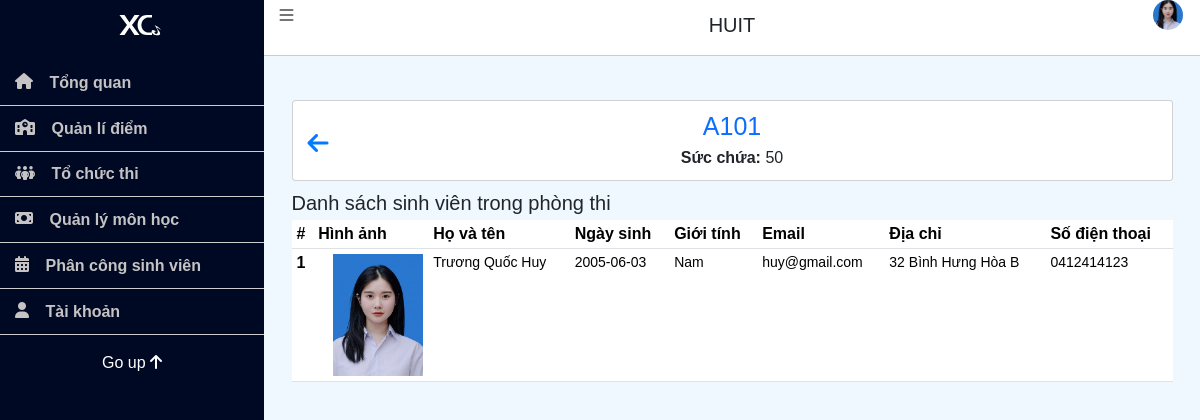
The page /Admin/index.php?page=DetailExamRoom&id=1 (signed in) on the database its author committed.
### tables this page shows
CREATE TABLE `images` (
  `ImageID` int NOT NULL,
  `Urls` text,
  `Comments` text,
  `UserID` int DEFAULT NULL
);

CREATE TABLE `examroom` (
  `room_id` int NOT NULL,
  `room_name` varchar(155) NOT NULL,
  `capacity` int NOT NULL
);

CREATE TABLE `examscheduledetail` (
  `Exam_ID` int NOT NULL,
  `StudentID` int NOT NULL,
  `room_id` int NOT NULL
);

CREATE TABLE `users` (
  `UserID` int NOT NULL,
  `FullName` text,
  `Email` varchar(50) DEFAULT NULL,
  `Address` varchar(255) DEFAULT NULL,
  `Phone` varchar(12) DEFAULT NULL,
  `Username` varchar(255) DEFAULT NULL,
  `Password` varchar(255) DEFAULT NULL,
  `Role` varchar(20) DEFAULT NULL,
  `DateOfBirth` date DEFAULT NULL,
  `Gender` varchar(50) DEFAULT NULL
);

### Library/Db.class.php (called while the page is built, shortened)
<?php
class Db
{
    public  $conn = null;
    function __construct()
    {
        try {
            $this->conn = new PDO('mysql:host=' . HOST_DB . ';dbname=' . DB, USER_DB, PASS_DB);
            $this->conn->query('set names utf8');
        } catch (PDOException $e) {
            echo 'ERROR';
            exit;
        }
    }
    function selectQuery($sql, $arr = array())
    {
        $stm = $this->conn->prepare($sql);
        $stm->execute($arr);
        return $stm->fetchAll(PDO::FETCH_ASSOC);
    }
}

### Model/User.php (called while the page is built, shortened)
<?php
class User extends Db{
    public function getUserById($userId) {
        $sql = "SELECT users.*, i.Urls AS ImageURL
                FROM users
                INNER JOIN images i ON users.UserID = i.UserID
                WHERE users.UserID = :userId";
        $params = array(':userId' => $userId);
        return $this->selectQuery($sql, $params);
    }
}
?>

### Model/ExamRoom.php (called while the page is built, shortened)
<?php
class ExamRoom extends Db {
    public function getRoomById($roomId) {
        $sql = "SELECT room_id, room_name, capacity FROM examroom WHERE room_id = :roomId";
        $params = array(':roomId' => $roomId);
        return $this->selectQuery($sql, $params);
    }
}
?>

### Model/Student.php (called while the page is built, shortened)
<?php
require_once BASE_PATH . '/Library/Db.class.php';
class Student extends Db {
    public function getStudentsByRoomId($roomId) {
        $sql = "SELECT esd.*,u.*,i.Urls
                FROM student s
                JOIN examscheduledetail esd ON s.StudentID = esd.StudentID
                JOIN users u ON u.UserID = s.UserID
                JOIN images i ON i.UserID = u.UserID
                WHERE esd.room_id = :roomId";
        $params = array(':roomId' => $roomId);
        return $this->selectQuery($sql, $params);
    }
}
?>

### Admin/pages/DetailExamRoom.php (the view, shortened to what this page needs)
<?php
include_once '../Model/ExamRoom.php';
include_once '../Model/Student.php';
if(isset($_GET['id']) && !empty($_GET['id'])) {
    $roomId = $_GET['id'];
    $examRoomController = new ExamRoom();
    $room = $examRoomController->getRoomById($roomId);
    if($room) {
        $studentController = new Student();
        $students = $studentController->getStudentsByRoomId($roomId);
    } else {
        header("Location: listRooms.php");
        exit();
    }
} else {
    header("Location: listRooms.php");
    exit();
}
?>
<div class="container mt-5">
    <div class="card mb-3">
        <a href="?page=select_schedule" class="back-btn"><i class="fa-solid fa-arrow-left"></i></a>
        <div class="card-body">
            <h1 class="card-title font-weight-bold text-primary"><?php echo $room[0]['room_name']; ?></h1>
            <p class="card-text"><strong>Sức chứa:</strong> <?php echo $room[0]['capacity']; ?></p>
        </div>
    </div>
    <h2>Danh sách sinh viên trong phòng thi</h2>
    <table class="table">
        <thead>
            <tr>
                <th scope="col">#</th>
                <th scope="col">Hình ảnh</th>
                <th scope="col">Họ và tên</th>
                <th scope="col">Ngày sinh</th>
                <th scope="col">Giới tính</th>
                <th scope="col">Email</th>
                <th scope="col">Địa chỉ</th>
                <th scope="col">Số điện thoại</th>
            </tr>
        </thead>
        <tbody>
            <?php foreach ($students as $key => $student): ?>
            <tr>
                <th scope="row"><?php echo $key + 1; ?></th>
                <td><img class="student-image" src="../img/<?php echo $student['Urls']; ?>" alt="Hình ảnh sinh viên"></td>
                <td><?php echo $student['FullName']; ?></td>
                <td><?php echo $student['DateOfBirth']; ?></td>
                <td><?php echo $student['Gender']; ?></td>
                <td><?php echo $student['Email']; ?></td>
                <td><?php echo $student['Address']; ?></td>
                <td><?php echo $student['Phone']; ?></td>
            </tr>
            <?php endforeach; ?>
        </tbody>
    </table>
</div>

### Admin/index.php (shortened to what this page needs)
<?php
include_once '../Library/Db.class.php';
?>
<?php
$page = isset($_GET['page']) ? $_GET['page'] : 'list_supervisor';
$path = "./pages/{$page}.php";
if (file_exists($path)) {
    if ($page !== 'saveGrades' && $page !== 'get_exam_rooms'&& $page !== 'add_section'&& $page !== 'get_sections' && $page !== 'xl_create_exam') {
?>
        <div class="wrapper">
            <div id="sidebar">
                <?php
                include './includes/navbar.php';
                ?>
            </div>
            <div class="main">
                <?php
                include './includes/header.php';
                ?>
                <?php
                echo '<div class="main-content">';
                require "{$path}";
                echo '</div>';
                ?>
            </div>
        </div>
<?php
    } else {
        $callFooter = false;
        require "{$path}";
    }
} else {
    require "./pages/404.php";
}
?>

### Admin/includes/navbar.php (shortened to what this page needs)
<div class="taskbar">
    <div class="logo header-item">
        <a href="#">
        </a>
    </div>
    <ul class="list-group" id="taskbar-list">
        <li class="nav-item">
            <a href="" title="" class="nav-link nav-toggle">
                <span class="fa-solid fa-house"></span>
                <span class="title">Tổng quan</span>
            </a>
        </li>
        <li class="nav-item">
            <a href="" title="" class="nav-link nav-toggle">
                <span class="fa-solid fa-school"></span>
                <span class="title">Quản lí điểm</span>
            </a>
        </li>
        <li class="nav-item">
            <a href="" title="" class="nav-link nav-toggle">
                <span class="fa-solid fa-people-group"></span>
                <span class="title">Tổ chức thi</span>
            </a>
        </li>
        <li class="nav-item">
            <a href="" title="" class="nav-link nav-toggle">
                <span class="fa-solid fa-money-bill"></span>
                <span class="title">Quản lý môn học</span>
            </a>
        </li>
        <li class="nav-item">
            <a href="" title="" class="nav-link nav-toggle">
                <span class="fa-solid fa-calendar-days"></span>
                <span class="title">Phân công sinh viên</span>
            </a>
        </li>
        <li class="nav-item">
            <a href="" title="" class="nav-link nav-toggle">
                <span class="fa-solid fa-user"></span>
                <span class="title">Tài khoản</span>
            </a>
        </li>
    </ul>
    <div class="go-up-box clearfix">
        <a href="#" class="btn">Go up <i class="fa-solid fa-arrow-up"></i></a>
    </div>
</div>

### Admin/includes/header.php (shortened to what this page needs)
<?php
    include_once '../Model/User.php';
    $userController = new User();
    $employee = $userController->getUserById($_SESSION['UserID']);
?>
<!DOCTYPE html>
<html lang="en">
<head>
    <link href="https://cdn.jsdelivr.net/npm/bootstrap@5.3.3/dist/css/bootstrap.min.css" rel="stylesheet">
    <link rel="stylesheet" href="https://cdn.datatables.net/2.0.7/css/dataTables.dataTables.min.css">
    <link rel="stylesheet" href="./css/admin_site.css">
</head>
<header>
    <div class="fixed-header position-fixed">
        <div class="row justify-content-center">
            <div class="header-left col-2">
                <button class="btn" id="sidebar-toggle" type="button">
                    <i class="fa-solid fa-bars"></i>
                </button>
            </div>
            <div class="header-center col-8">
                <h2 class="header-title">HUIT</h2>
            </div>
            <div class="header-right col-2">
                <div class="avt-img">
                    <a href="#" data-bs-toggle="offcanvas" data-bs-target="#account-display" aria-controls="account-display">
                        <img src="../img/<?php echo $employee[0]['ImageURL']; ?>" alt="User Name">
                    </a>
                </div>
            </div>
        </div>
    </div>
</header>

### Admin/css/admin_site.css (style rules this page uses)
* { margin: 0; padding: 0; box-sizing: border-box; }
html { font-size: 62.5%; }
ul, ol { list-style: none; }
a { text-decoration: none; color: inherit; }
button, input[type="button"], input[type="submit"] { border: none; background: none; cursor: pointer; padding: 0; }
img, video, iframe, embed { max-width: 100%; height: auto; }
.wrapper { align-items: stretch; display: flex; width: 100%; }
#sidebar { max-width:264px; min-width:264px; background: rgb(0, 9, 35); transition: all 0.35s ease-in-out; color: white; }
.main { display: flex; flex-direction: column; min-height: 100vh; min-width: 0; overflow: hidden; transition: all 0.35s ease-in-out; width: 100%; background-color: white; }
.main-content { padding: 2rem; }
.taskbar { width: 264px; z-index: 999; position: absolute; }
#sidebar-toggle { color: black; fill: #757575; background-color: transparent; padding: 0.6rem; padding-bottom: 0.4rem; margin-left: 16px; }
#sidebar-toggle i { color: #757575; font-size: 1.6rem; }
.logo { text-align: center; width: 100%; }
.logo a svg, #logo-nike { fill: white; }
#taskbar-list { border-radius: 0; }
.fixed-header { z-index: 999; width: 100%; padding-right: 264px; border-bottom: 1px solid #cccccc; background-color: white; }
.taskbar .nav-link .title { margin-left: 2px; vertical-align: middle; }
.taskbar .nav-link .fa-solid, .taskbar .nav-link .fa { margin-right: 10px; }
#taskbar-list { list-style-type: none; padding: 0; }
.nav-item { border-bottom: 1px solid #ccc; }
.nav-link { display: block; padding: 10px 15px; text-decoration: none; color: rgb(197, 195, 195); }
.title { font-weight: bold; }
.go-up-box a { color: white; font-size: 1.6rem; display: block; width: 100%; line-height: 48px; }
.main { background-color: aliceblue; }
header { width: 100%; line-height: 5rem; margin: 0 !important; height: 5rem; background-color: white; }
.row > * { padding: 0; }
.header-center { text-align: center; line-height: 5rem; }
.header-title { line-height: 5rem; }
.header-right { text-align: right; padding-right: 24px; }
.avt-img { padding: 0; width: 3rem; float: right; overflow: hidden; }
.avt-img img { width: 3rem; height: 3rem; object-fit: cover; border-radius: 50%; }

### Admin/pages/DetailExamRoom.php (style rules this page uses)
.container { position: relative; }
.back-btn { position: absolute; top: 30px; left: 15px; font-size: 24px; color: #007bff; cursor: pointer; }
.card-body { text-align: center; }
.card-title { color: #007bff; }
.student-image { width: 90px; height: auto; float: right; }
.table td { font-size: 14px; }

### rows shown on the page
images: Urls (picture)
examroom: room_name "A101", capacity "50"
examscheduledetail: images.Urls (picture), users.FullName "Trương Quốc Huy", users.DateOfBirth "2005-06-03", users.Gender "Nam", users.Email "huy@gmail.com", users.Address "32 Bình Hưng Hòa B", users.Phone "0412414123"
